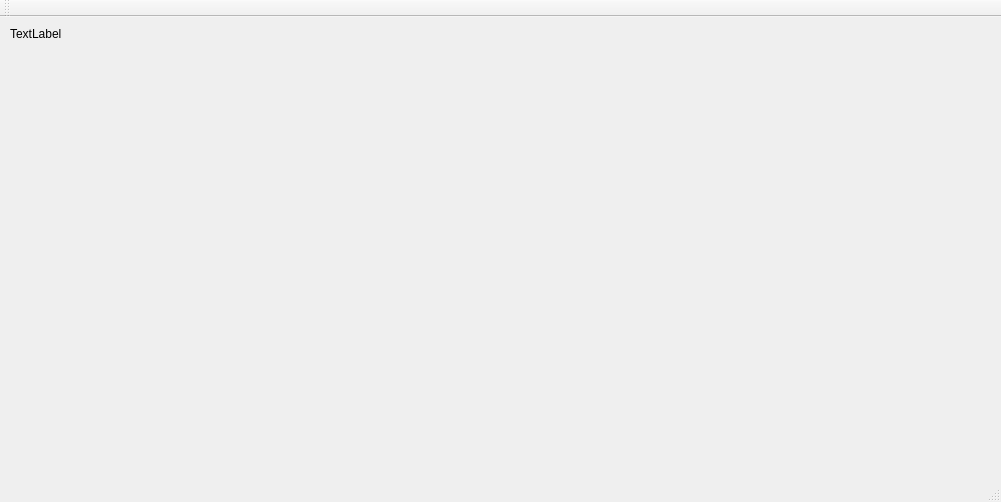
<?xml version="1.0" encoding="UTF-8"?>
<ui version="4.0">
 <class>Analyzer</class>
 <widget class="QMainWindow" name="Analyzer">
  <property name="geometry">
   <rect>
    <x>0</x>
    <y>0</y>
    <width>1001</width>
    <height>502</height>
   </rect>
  </property>
  <property name="windowTitle">
   <string>Analyzer</string>
  </property>
  <widget class="QWidget" name="centralWidget">
   <widget class="QLabel" name="label">
    <property name="geometry">
     <rect>
      <x>10</x>
      <y>10</y>
      <width>54</width>
      <height>13</height>
     </rect>
    </property>
    <property name="text">
     <string>TextLabel</string>
    </property>
   </widget>
  </widget>
  <widget class="QMenuBar" name="menuBar">
   <property name="geometry">
    <rect>
     <x>0</x>
     <y>0</y>
     <width>1001</width>
     <height>19</height>
    </rect>
   </property>
  </widget>
  <widget class="QToolBar" name="mainToolBar">
   <attribute name="toolBarArea">
    <enum>TopToolBarArea</enum>
   </attribute>
   <attribute name="toolBarBreak">
    <bool>false</bool>
   </attribute>
  </widget>
  <widget class="QStatusBar" name="statusBar"/>
 </widget>
 <layoutdefault spacing="6" margin="11"/>
 <resources/>
 <connections/>
</ui>
